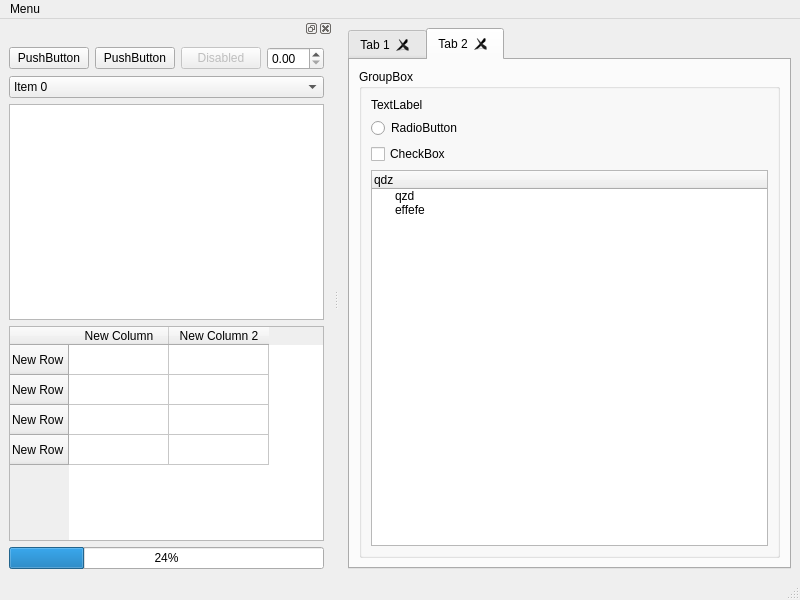
<?xml version="1.0" encoding="UTF-8"?>
<ui version="4.0">
 <class>MainWindow</class>
 <widget class="QMainWindow" name="MainWindow">
  <property name="geometry">
   <rect>
    <x>0</x>
    <y>0</y>
    <width>800</width>
    <height>600</height>
   </rect>
  </property>
  <property name="windowTitle">
   <string>MainWindow</string>
  </property>
  <widget class="QWidget" name="centralwidget">
   <layout class="QHBoxLayout" name="horizontalLayout_2">
    <item>
     <widget class="QTabWidget" name="tabWidget">
      <property name="currentIndex">
       <number>1</number>
      </property>
      <property name="tabsClosable">
       <bool>true</bool>
      </property>
      <widget class="QWidget" name="tab">
       <attribute name="title">
        <string>Tab 1</string>
       </attribute>
       <layout class="QGridLayout" name="gridLayout">
        <item row="0" column="0">
         <widget class="QGroupBox" name="groupBox">
          <property name="title">
           <string>GroupBox</string>
          </property>
          <layout class="QVBoxLayout" name="verticalLayout_3">
           <item>
            <widget class="QLineEdit" name="lineEdit"/>
           </item>
           <item>
            <widget class="QListWidget" name="listWidget">
             <item>
              <property name="text">
               <string>New Item</string>
              </property>
             </item>
             <item>
              <property name="text">
               <string>New Item</string>
              </property>
             </item>
             <item>
              <property name="text">
               <string>New Item</string>
              </property>
             </item>
             <item>
              <property name="text">
               <string>New Item</string>
              </property>
             </item>
             <item>
              <property name="text">
               <string>New Item</string>
              </property>
             </item>
             <item>
              <property name="text">
               <string>New Item</string>
              </property>
             </item>
             <item>
              <property name="text">
               <string>New Item</string>
              </property>
             </item>
             <item>
              <property name="text">
               <string>New Item</string>
              </property>
             </item>
            </widget>
           </item>
          </layout>
         </widget>
        </item>
       </layout>
      </widget>
      <widget class="QWidget" name="tab_2">
       <attribute name="title">
        <string>Tab 2</string>
       </attribute>
       <layout class="QGridLayout" name="gridLayout_2">
        <item row="0" column="0">
         <widget class="QGroupBox" name="groupBox_2">
          <property name="title">
           <string>GroupBox</string>
          </property>
          <layout class="QVBoxLayout" name="verticalLayout_4">
           <item>
            <widget class="QLabel" name="label">
             <property name="text">
              <string>TextLabel</string>
             </property>
            </widget>
           </item>
           <item>
            <widget class="QRadioButton" name="radioButton">
             <property name="text">
              <string>RadioButton</string>
             </property>
            </widget>
           </item>
           <item>
            <widget class="QCheckBox" name="checkBox">
             <property name="text">
              <string>CheckBox</string>
             </property>
            </widget>
           </item>
           <item>
            <widget class="QTreeWidget" name="treeWidget">
             <column>
              <property name="text">
               <string>qdz</string>
              </property>
             </column>
             <item>
              <property name="text">
               <string>qzd</string>
              </property>
             </item>
             <item>
              <property name="text">
               <string>effefe</string>
              </property>
             </item>
            </widget>
           </item>
          </layout>
         </widget>
        </item>
       </layout>
      </widget>
     </widget>
    </item>
   </layout>
  </widget>
  <widget class="QMenuBar" name="menubar">
   <property name="geometry">
    <rect>
     <x>0</x>
     <y>0</y>
     <width>800</width>
     <height>25</height>
    </rect>
   </property>
   <widget class="QMenu" name="menuMenu">
    <property name="title">
     <string>Menu</string>
    </property>
    <widget class="QMenu" name="menuSubmenu_2">
     <property name="title">
      <string>Submenu 2</string>
     </property>
     <addaction name="actionSubsubmenu"/>
    </widget>
    <addaction name="actionSubmenu"/>
    <addaction name="menuSubmenu_2"/>
   </widget>
   <addaction name="menuMenu"/>
  </widget>
  <widget class="QStatusBar" name="statusbar"/>
  <widget class="QDockWidget" name="ExampleDock">
   <attribute name="dockWidgetArea">
    <number>1</number>
   </attribute>
   <widget class="QWidget" name="dockWidgetContents">
    <layout class="QVBoxLayout" name="verticalLayout_2">
     <item>
      <layout class="QHBoxLayout" name="horizontalLayout">
       <item>
        <widget class="QPushButton" name="pushButton_2">
         <property name="text">
          <string>PushButton</string>
         </property>
        </widget>
       </item>
       <item>
        <widget class="QPushButton" name="pushButton">
         <property name="text">
          <string>PushButton</string>
         </property>
        </widget>
       </item>
       <item>
        <widget class="QPushButton" name="pushButton_3">
         <property name="enabled">
          <bool>false</bool>
         </property>
         <property name="text">
          <string>Disabled</string>
         </property>
        </widget>
       </item>
       <item>
        <widget class="QDoubleSpinBox" name="doubleSpinBox"/>
       </item>
      </layout>
     </item>
     <item>
      <layout class="QVBoxLayout" name="verticalLayout">
       <item>
        <widget class="QComboBox" name="comboBox">
         <item>
          <property name="text">
           <string>Item 0</string>
          </property>
         </item>
         <item>
          <property name="text">
           <string>Item 2</string>
          </property>
         </item>
        </widget>
       </item>
       <item>
        <widget class="QTextEdit" name="textEdit"/>
       </item>
       <item>
        <widget class="QTableWidget" name="tableWidget">
         <row>
          <property name="text">
           <string>New Row</string>
          </property>
         </row>
         <row>
          <property name="text">
           <string>New Row</string>
          </property>
         </row>
         <row>
          <property name="text">
           <string>New Row</string>
          </property>
         </row>
         <row>
          <property name="text">
           <string>New Row</string>
          </property>
         </row>
         <column>
          <property name="text">
           <string>New Column</string>
          </property>
         </column>
         <column>
          <property name="text">
           <string>New Column 2</string>
          </property>
         </column>
        </widget>
       </item>
       <item>
        <widget class="QProgressBar" name="progressBar">
         <property name="value">
          <number>24</number>
         </property>
        </widget>
       </item>
      </layout>
     </item>
    </layout>
   </widget>
  </widget>
  <action name="actionSubmenu">
   <property name="text">
    <string>Submenu</string>
   </property>
  </action>
  <action name="actionSubsubmenu">
   <property name="text">
    <string>Subsubmenu</string>
   </property>
  </action>
 </widget>
 <resources/>
 <connections/>
</ui>
